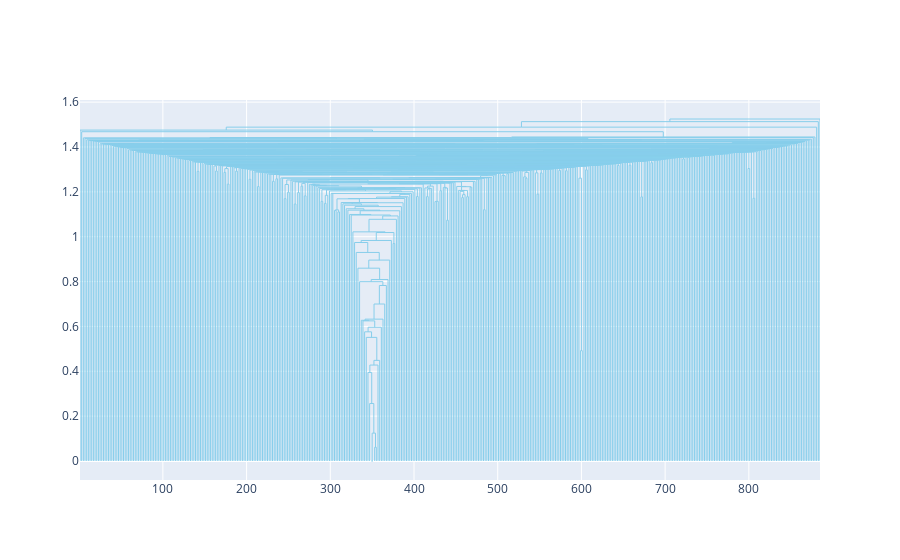
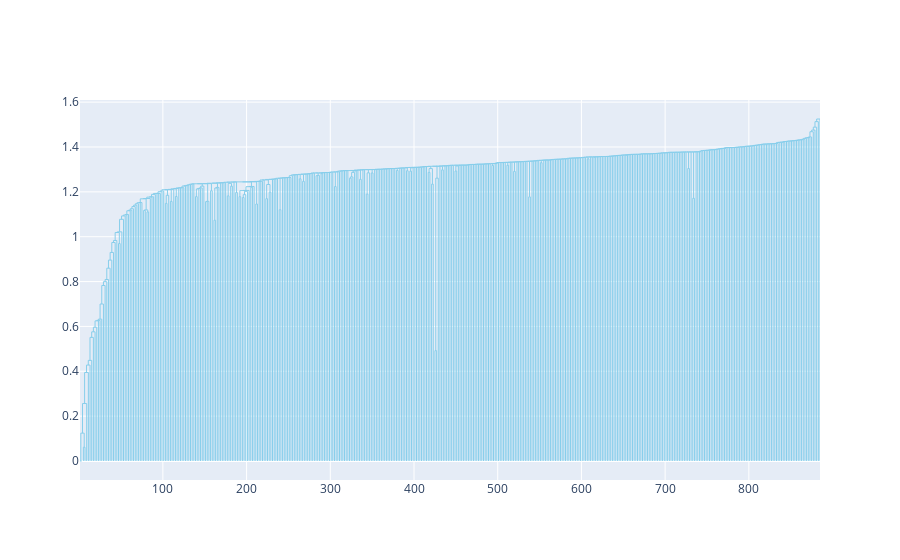
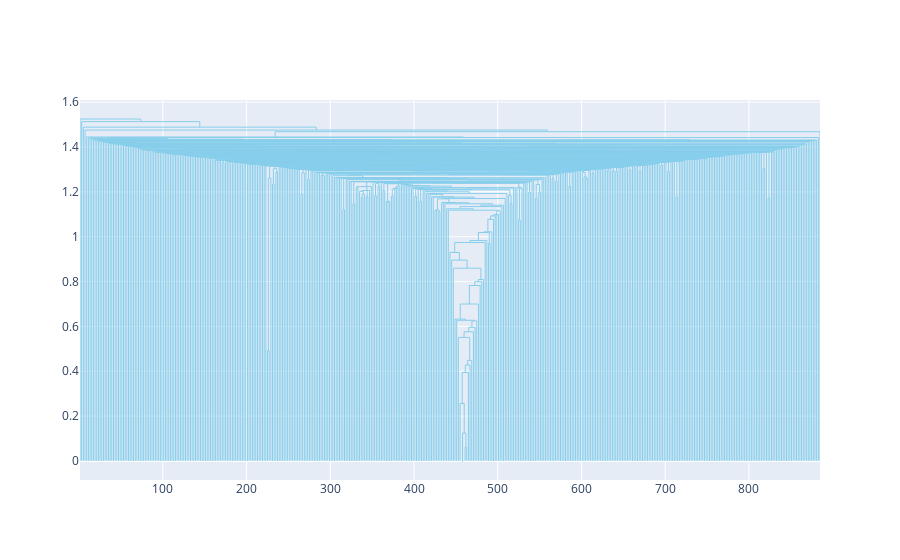

Here is the notebook cell these charts were saved with, in order:
### Markdown cell above
# 可視化

### Code cell
icoord, dcoord, leaf_order = compute_dendrogram_coords_no_sort(linkage_matrix[:, [0,1,3,4]], n_clusters)
segments = get_dendrogram_segments(icoord, dcoord)
plot_dendrogram_plotly(segments).show()

icoord, dcoord, leaf_order = compute_dendrogram_coords_sorted(linkage_matrix[:, [0,1,3,4]], n_clusters, leaf_distances=cluster_similarity, sort_by='size')
segments = get_dendrogram_segments(icoord, dcoord)
plot_dendrogram_plotly(segments).show()

icoord, dcoord, leaf_order = compute_dendrogram_coords_sorted(linkage_matrix[:, [0,1,3,4]], n_clusters, leaf_distances=cluster_similarity, sort_by='optimal')
segments = get_dendrogram_segments(icoord, dcoord)
plot_dendrogram_plotly(segments).show()
